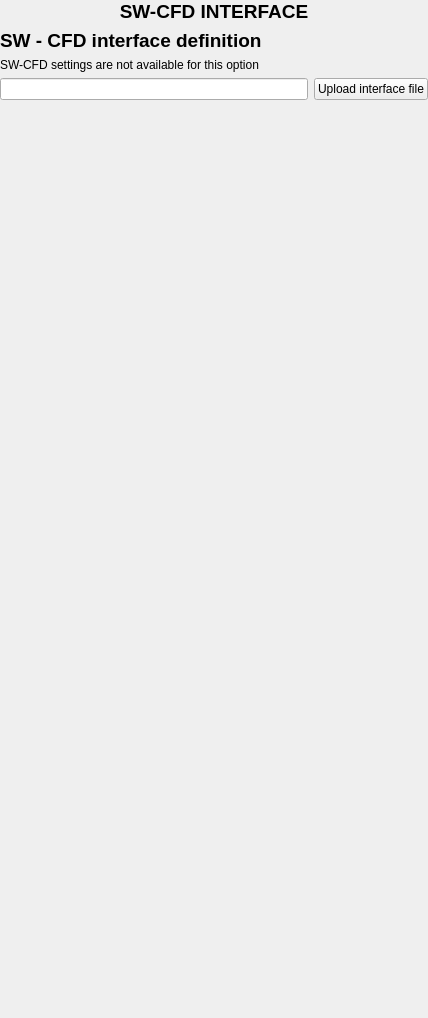
<?xml version="1.0" encoding="UTF-8"?>
<ui version="4.0">
 <class>swcfdint</class>
 <widget class="QFrame" name="swcfdint">
  <property name="geometry">
   <rect>
    <x>0</x>
    <y>0</y>
    <width>428</width>
    <height>1018</height>
   </rect>
  </property>
  <property name="windowTitle">
   <string>Frame</string>
  </property>
  <layout class="QVBoxLayout" name="verticalLayout">
   <property name="leftMargin">
    <number>0</number>
   </property>
   <property name="topMargin">
    <number>0</number>
   </property>
   <property name="rightMargin">
    <number>0</number>
   </property>
   <property name="bottomMargin">
    <number>0</number>
   </property>
   <item>
    <widget class="QLabel" name="Lbl_H1">
     <property name="font">
      <font>
       <pointsize>14</pointsize>
      </font>
     </property>
     <property name="text">
      <string>&lt;html&gt;&lt;head/&gt;&lt;body&gt;&lt;p&gt;&lt;span style=&quot; font-weight:600;&quot;&gt;SW-CFD INTERFACE&lt;/span&gt;&lt;/p&gt;&lt;/body&gt;&lt;/html&gt;</string>
     </property>
     <property name="alignment">
      <set>Qt::AlignCenter</set>
     </property>
    </widget>
   </item>
   <item>
    <widget class="QLabel" name="Lbl_Interface">
     <property name="font">
      <font>
       <pointsize>14</pointsize>
       <weight>75</weight>
       <bold>true</bold>
      </font>
     </property>
     <property name="text">
      <string>&lt;html&gt;&lt;head/&gt;&lt;body&gt;&lt;p&gt;SW - CFD interface definition&lt;/p&gt;&lt;/body&gt;&lt;/html&gt;</string>
     </property>
    </widget>
   </item>
   <item>
    <widget class="QLabel" name="Lbl_Notice">
     <property name="text">
      <string>SW-CFD settings are not available for this option</string>
     </property>
    </widget>
   </item>
   <item>
    <layout class="QHBoxLayout" name="horizontalLayout">
     <item>
      <widget class="QLineEdit" name="Led_path">
       <property name="readOnly">
        <bool>true</bool>
       </property>
      </widget>
     </item>
     <item>
      <widget class="QPushButton" name="Btn_UploadFile">
       <property name="sizePolicy">
        <sizepolicy hsizetype="Minimum" vsizetype="Minimum">
         <horstretch>0</horstretch>
         <verstretch>0</verstretch>
        </sizepolicy>
       </property>
       <property name="toolTip">
        <string>Upload a latitude-longitude file to define the interfaces</string>
       </property>
       <property name="toolTipDuration">
        <number>10000</number>
       </property>
       <property name="text">
        <string>Upload interface file</string>
       </property>
      </widget>
     </item>
    </layout>
   </item>
   <item>
    <spacer name="VSp">
     <property name="orientation">
      <enum>Qt::Vertical</enum>
     </property>
     <property name="sizeHint" stdset="0">
      <size>
       <width>20</width>
       <height>395</height>
      </size>
     </property>
    </spacer>
   </item>
  </layout>
 </widget>
 <resources/>
 <connections/>
</ui>
